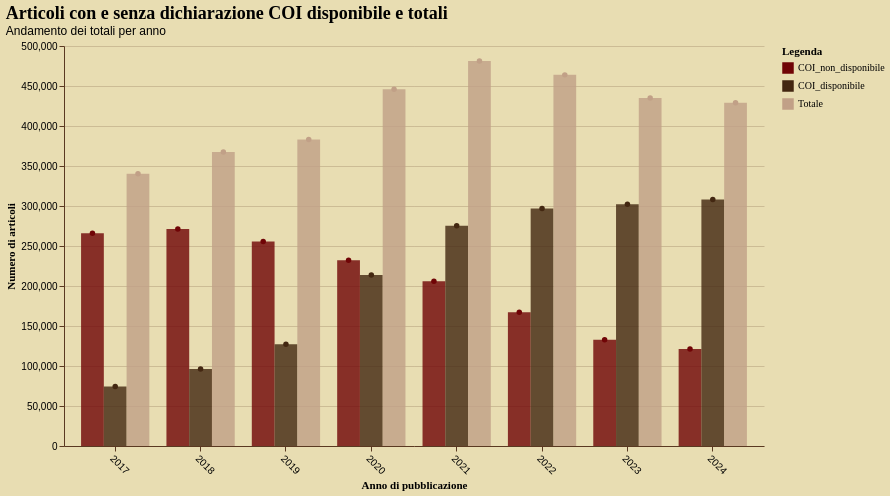

The Vega-Lite source for this figure:
### Vega-Lite specification from a JSON file in a GitHub repository (floating-point values rounded to 4 significant figures)
{"config": {"background": "#e8ddb2", "view": {"stroke": "transparent", "width": 350, "height": 250}, "axis": {"domainColor": "#5a3921", "gridColor": "#5a3921", "gridOpacity": 0.2, "tickColor": "#5a3921", "labelColor": "black", "titleColor": "black", "titleFont": "EB Garamond"}, "legend": {"labelColor": "black", "titleColor": "black", "labelFont": "EB Garamond", "titleFont": "EB Garamond"}, "title": {"color": "black", "font": "EB Garamond", "anchor": "start", "fontSize": 18}, "mark": {"color": "#6b4a32", "opacity": 0.8}, "bar": {"color": "#6b4a32", "opacity": 0.8}, "line": {"color": "#6b4a32", "opacity": 0.8}, "area": {"color": "#6b4a32", "opacity": 0.8}, "point": {"color": "#6b4a32", "opacity": 0.8}}, "layer": [{"mark": {"type": "bar"}, "encoding": {"color": {"field": "Tipo", "legend": {"title": "Legenda"}, "scale": {"domain": ["COI_non_disponibile", "COI_disponibile", "Totale"], "range": ["#700406", "#432711", "#c1a087"]}, "type": "nominal"}, "x": {"axis": {"labelAngle": 45, "title": "Anno di pubblicazione"}, "field": "Anno", "type": "ordinal"}, "xOffset": {"field": "Tipo", "type": "nominal"}, "y": {"axis": {"title": "Numero di articoli"}, "field": "Articoli", "type": "quantitative"}}, "transform": [{"fold": ["COI_non_disponibile", "COI_disponibile", "Totale"], "as": ["Tipo", "Articoli"]}]}, {"mark": {"type": "line", "point": true}, "encoding": {"color": {"field": "Tipo", "legend": null, "scale": {"domain": ["COI_non_disponibile", "COI_disponibile", "Totale"], "range": ["#700406", "#432711", "#c1a087"]}, "type": "nominal"}, "x": {"axis": {"labelAngle": 45, "title": "Anno di pubblicazione"}, "field": "Anno", "type": "ordinal"}, "xOffset": {"field": "Tipo", "type": "nominal"}, "y": {"field": "Articoli", "type": "quantitative"}}, "transform": [{"fold": ["COI_non_disponibile", "COI_disponibile", "Totale"], "as": ["Tipo", "Articoli"]}]}], "background": "#e8ddb2", "data": {"name": "data-8fdebcc34ec057f32f07517bf07a50d9"}, "height": 400, "title": {"text": "Articoli con e senza dichiarazione COI disponibile e totali", "subtitle": "Andamento dei totali per anno"}, "width": 700, "$schema": "https://vega.github.io/schema/vega-lite/v5.20.1.json", "datasets": {"data-8fdebcc34ec057f32f07517bf07a50d9": [{"Unnamed: 0": 0, "Anno": 2017, "COI_disponibile": 74506, "COI_non_disponibile": 265930, "with_COI_%": 21.9, "no_COI_%": 78.1, "Totale": 340436}, {"Unnamed: 0": 1, "Anno": 2018, "COI_disponibile": 96346, "COI_non_disponibile": 271268, "with_COI_%": 26.2, "no_COI_%": 73.8, "Totale": 367614}, {"Unnamed: 0": 2, "Anno": 2019, "COI_disponibile": 127288, "COI_non_disponibile": 255718, "with_COI_%": 33.2, "no_COI_%": 66.8, "Totale": 383006}, {"Unnamed: 0": 3, "Anno": 2020, "COI_disponibile": 213626, "COI_non_disponibile": 232257, "with_COI_%": 47.9, "no_COI_%": 52.1, "Totale": 445883}, {"Unnamed: 0": 4, "Anno": 2021, "COI_disponibile": 275347, "COI_non_disponibile": 205902, "with_COI_%": 57.2, "no_COI_%": 42.8, "Totale": 481249}, {"Unnamed: 0": 5, "Anno": 2022, "COI_disponibile": 296750, "COI_non_disponibile": 167169, "with_COI_%": 64.0, "no_COI_%": 36.0, "Totale": 463919}, {"Unnamed: 0": 6, "Anno": 2023, "COI_disponibile": 302109, "COI_non_disponibile": 132863, "with_COI_%": 69.5, "no_COI_%": 30.5, "Totale": 434972}, {"Unnamed: 0": 7, "Anno": 2024, "COI_disponibile": 308027, "COI_non_disponibile": 121115, "with_COI_%": 71.8, "no_COI_%": 28.2, "Totale": 429142}]}}
